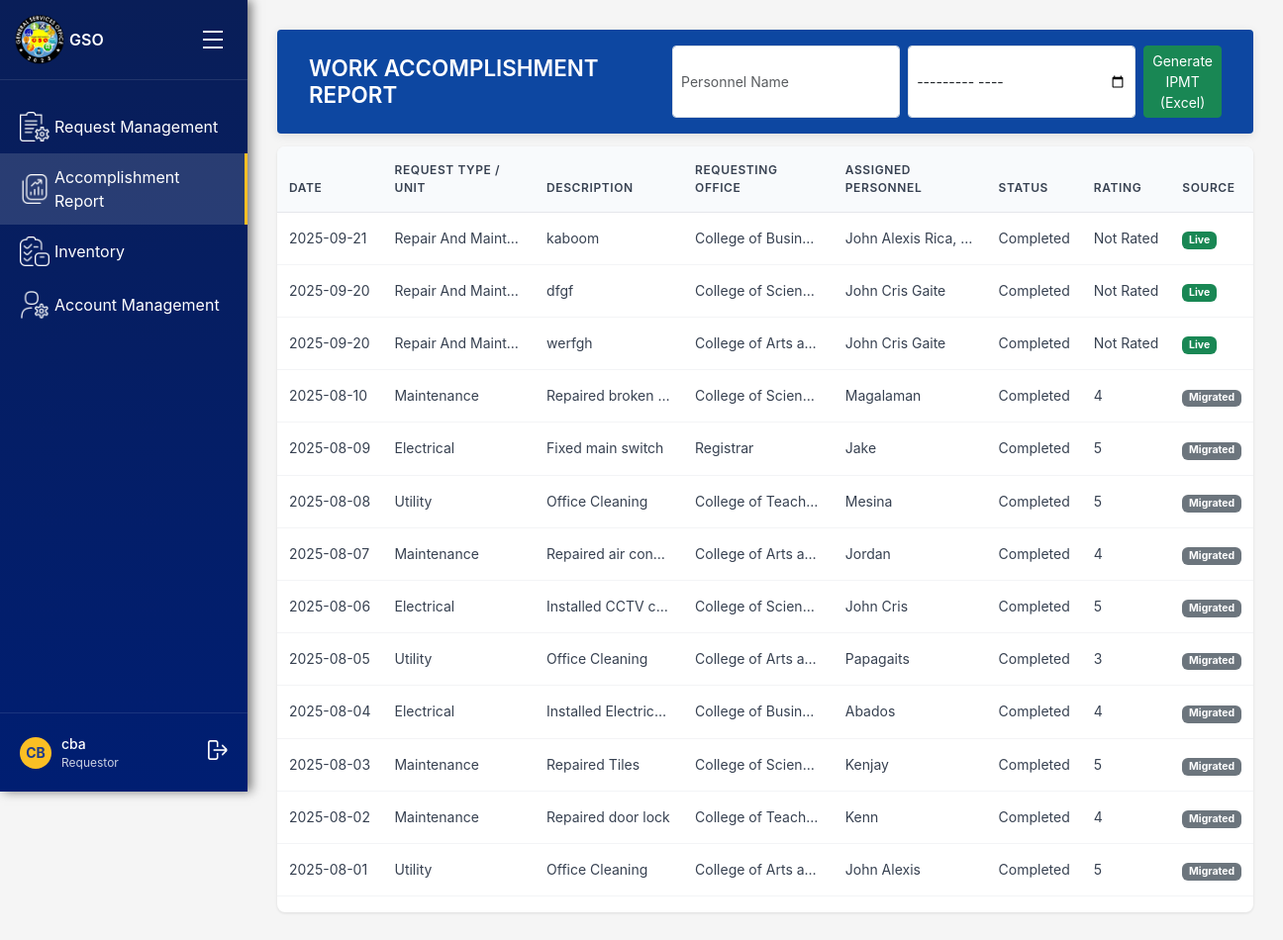
The page /reports/accomplishment-report/ (signed in) on the database its author committed.
### accounts/models.py (models this page shows, shortened)
class User(AbstractUser):
    ROLE_CHOICES = [
        ('gso', 'GSO Office'),       # Admin of the system
        ('unit_head', 'Unit Head'),
        ('personnel', 'Personnel'),
        ('requestor', 'Requestor'),  # Departments (Registrar, Cashier, etc.)
    ]
    UNIT_CHOICES = [
        ('repair and maintenance', 'Repair and Maintenance'),
        ('electrical', 'Electrical'),
        ('utility', 'Utility'),
        ('motorpool', 'Motorpool'),
    ]
    STATUS_CHOICES = [
        ('active', 'Active'),
        ('inactive', 'Inactive'),
    ]
    account_status = models.CharField(max_length=10, choices=STATUS_CHOICES, default='active')
    role = models.CharField(max_length=20, choices=ROLE_CHOICES)
    unit = models.CharField(max_length=50, choices=UNIT_CHOICES, blank=True, null=True)
    department = models.CharField(max_length=255, blank=True, null=True)

### requests/models.py (models this page shows, shortened)
class ServiceRequest(models.Model):
    UNIT_CHOICES = [
        ('repair and maintenance', 'Repair and Maintenance'),
        ('utility', 'Utility'),
        ('electrical', 'Electrical'),
        ('motorpool', 'Motorpool'),
    ]
    STATUS_CHOICES = [
        ("Pending", "Pending"),
        ("Approved", "Approved"),
        ("In Progress", "In Progress"),
        ("Done for Review", "Done for Review"),
        ("Completed", "Completed"),
        ("cancelled", "Cancelled"),
    ]
    requestor = models.ForeignKey(
        settings.AUTH_USER_MODEL,
        on_delete=models.CASCADE,
        related_name='requests'
    )
    unit = models.CharField(max_length=50, choices=UNIT_CHOICES)
    description = models.TextField()
    status = models.CharField(max_length=20, choices=STATUS_CHOICES, default="Pending")
    created_at = models.DateTimeField(auto_now_add=True)
    completed_at = models.DateTimeField(null=True, blank=True)
    department = models.CharField(max_length=100, blank=True, null=True)
    full_name = models.CharField(max_length=255, blank=True, null=True)  # <-- add this
    email = models.EmailField(blank=True, null=True)  # optional if you want to save
    contact_number = models.CharField(max_length=50, blank=True, null=True)  # optional
    assigned_personnel = models.ManyToManyField(
        settings.AUTH_USER_MODEL,
        blank=True,
        related_name="assigned_requests"
    )
    materials = models.ManyToManyField(
        InventoryItem,              # use import
        through='RequestMaterial',
        blank=True,
        related_name="requests"
    )

### reports/models.py (models this page shows, shortened)
class WorkAccomplishmentReport(models.Model):
    date_started = models.DateField()
    date_completed = models.DateField(null=True, blank=True)
    request_type = models.CharField(max_length=100)
    description = models.TextField()
    requesting_office = models.CharField(max_length=255)
    assigned_personnel = models.CharField(max_length=255)
    status = models.CharField(max_length=50)
    rating = models.CharField(max_length=50, null=True, blank=True)
    created_at = models.DateTimeField(auto_now_add=True)

### reports/views.py (the view)
# urls.py: path("accomplishment-report/", views.accomplishment_report, name="accomplishment_report"),
@login_required
def accomplishment_report(request):
    completed_requests = ServiceRequest.objects.filter(status="Completed").order_by("-created_at")
    migrated_reports = WorkAccomplishmentReport.objects.all().order_by("-date_started")
    reports = []
    for req in completed_requests:
        reports.append({
            "type": "ServiceRequest",
            "requesting_office": req.department,
            "description": req.description,
            "unit": req.unit,
            "date": req.created_at,
            "personnel": [p.get_full_name() for p in req.assigned_personnel.all()] or ["Unassigned"],
            "status": req.status,
            "rating": getattr(req, "rating", None),
        })
    for mig in migrated_reports:
        date_value = mig.date_started
        if date_value and not isinstance(date_value, datetime):
            naive_dt = datetime.combine(date_value, datetime.min.time())
            date_value = timezone.make_aware(naive_dt)
        elif isinstance(date_value, datetime) and timezone.is_naive(date_value):
            date_value = timezone.make_aware(date_value)
        personnel_list = []
        if mig.assigned_personnel:
            if isinstance(mig.assigned_personnel, str):
                personnel_list = [name.strip() for name in mig.assigned_personnel.split(",")]
            else:
                personnel_list = [mig.assigned_personnel]
        reports.append({
            "type": "MigratedReport",
            "requesting_office": mig.requesting_office,
            "description": mig.description,
            "unit": mig.request_type,
            "date": date_value,
            "personnel": personnel_list or ["Unassigned"],
            "status": "Completed",
            "rating": getattr(mig, "rating", None),
        })
    search_query = request.GET.get("user_status")
    if search_query:
        reports = [r for r in reports if search_query.lower() in str(r).lower()]
    unit_filter = request.GET.get("unit")
    if unit_filter:
        reports = [r for r in reports if r["unit"] == unit_filter]
    reports.sort(key=lambda r: r["date"], reverse=True)
    return render(
        request,
        "gso_office/accomplishment_report/accomplishment_report.html",
        {"reports": reports}
    )

### templates/gso_office/accomplishment_report/accomplishment_report.html (shortened to what this page needs)
{% extends "gso_office/gso_base_dashboard.html" %}
{% block main_content %}
<div class="header d-flex align-items-center justify-content-between">
    <h1 class="page-title">WORK ACCOMPLISHMENT REPORT</h1>
    <form method="get" action="{% url 'generate_ipmt' %}" class="d-flex gap-2">
        <input
            type="text"
            name="personnel"
            class="form-control form-control-sm"
            placeholder="Personnel Name"
            required
        >
        <input
            type="month"
            name="month"
            class="form-control form-control-sm"
            required
        >
        <button type="submit" class="btn btn-sm btn-success">
            Generate IPMT (Excel)
        </button>
    </form>
</div>
<div class="table-container">
    <table class="table">
        <thead>
            <tr>
                <th>Date</th>
                <th>Request Type / Unit</th>
                <th>Description</th>
                <th>Requesting Office</th>
                <th>Assigned Personnel</th>
                <th>Status</th>
                <th>Rating</th>
                <th>Source</th>
            </tr>
        </thead>
        <tbody>
            {% if reports %}
                {% for report in reports %}
                <tr>
                    <td>{{ report.date|date:"Y-m-d" }}</td>
                    <td>{{ report.unit|title }}</td>
                    <td>{{ report.description }}</td>
                    <td>{{ report.requesting_office }}</td>
                    <td>
                        {% for p in report.personnel %}
                            {{ p }}{% if not forloop.last %}, {% endif %}
                        {% endfor %}
                    </td>
                    <td>{{ report.status|default:"Completed" }}</td>
                    <td>{{ report.rating|default:"Not Rated" }}</td>
                    <td>
                        {% if report.type == "ServiceRequest" %}
                            <span class="badge bg-success">Live</span>
                        {% else %}
                            <span class="badge bg-secondary">Migrated</span>
                        {% endif %}
                    </td>
                </tr>
                {% endfor %}
            {% else %}
                <tr>
                    <td colspan="8" class="text-center">No reports available</td>
                </tr>
            {% endif %}
        </tbody>
    </table>
</div>
{% endblock %}

### templates/gso_office/gso_base_dashboard.html (shortened to what this page needs)
{% load static %}
<!DOCTYPE html>
<html lang="en">
<head>
  <link href="https://cdn.jsdelivr.net/npm/bootstrap@5.3.3/dist/css/bootstrap.min.css" rel="stylesheet">
  <link rel="stylesheet" href="{% static 'css/gso_dashboard.css' %}" />
</head>
<body>
    <div class="sidebar" id="sidebar">
        <div class="logo-section">
            <div class="logo">
                <img src="{% static 'images/gso_logo.png' %}" alt="General Services Office Logo">
            </div>
            <span style="font-weight: 600;">GSO</span>
            <div class="hamburger" id="sidebarToggle">
                <div class="bar"></div>
                <div class="bar"></div>
                <div class="bar"></div>
            </div>
        </div>
    {% url 'request_management' as request_management_url %}
    {% url 'accomplishment_report' as accomplishment_report_url %}
    {% url 'gso_inventory' as gso_inventory_url %}
    {% url 'account_management' as account_management_url %}
    <div class="nav-menu">
        <a href="{{ request_management_url }}" class="nav-link">
            <div class="nav-item {% if request.path == request_management_url or request.path == '/requests/gso/' %}active{% endif %}">
                <div class="nav-icon">
                    <img src="{% static 'images/gso_office/request_icon.png' %}" alt="Request Management">
                </div>
                <span>Request Management</span>
            </div>
        </a>
        <a href="{{ accomplishment_report_url }}" class="nav-link">
            <div class="nav-item {% if request.path == accomplishment_report_url %}active{% endif %}">
                <div class="nav-icon">
                    <img src="{% static 'images/gso_office/report_icon.png' %}" alt="Accomplishment Report">
                </div>
                <span>Accomplishment Report</span>
            </div>
        </a>
        <a href="{{ gso_inventory_url }}" class="nav-link">
            <div class="nav-item {% if request.path == gso_inventory_url %}active{% endif %}">
                <div class="nav-icon">
                    <img src="{% static 'images/unit_head/inventory_icon.png' %}" alt="Inventory">
                </div>
                <span>Inventory</span>
            </div>
        </a>
        <a href="{{ account_management_url }}" class="nav-link">
            <div class="nav-item {% if request.path == account_management_url %}active{% endif %}">
                <div class="nav-icon">
                    <img src="{% static 'images/gso_office/account_icon.png' %}" alt="Account Management">
                </div>
                <span>Account Management</span>
            </div>
        </a>
    </div>
    <div class="user-section">
        <div class="user-avatar">
            {{ user.first_name|default:user.username|slice:":2"|upper }}
        </div>
        <div class="user-info">
            <div class="user-name">{{ user.get_full_name|default:user.username }}</div>
            <div class="user-role">{{ user.get_role_display }}</div>
        </div>
        <div class="logout-icon" style="margin-left: auto; cursor: pointer;">
            <form method="post" action="{% url 'logout' %}" style="display: inline;">
                <button type="submit" style="background: none; border: none; color: inherit; cursor: pointer;">
                    <img src="{% static 'images/logout.png' %}" alt="Logout">
                </button>
            </form>
        </div>
    </div>
</div>
<div class="main-content">
    {% block main_content %}{% endblock %}
</div>
</body>
</html>

### static/css/gso_dashboard.css (style rules this page uses)
* { margin: 0; padding: 0; box-sizing: border-box; }
body { font-family: -apple-system, BlinkMacSystemFont, 'Segoe UI', Roboto, sans-serif; background-color: #f5f5f5; display: flex; min-height: 100vh; }
.sidebar { width: 250px; background: linear-gradient(180deg, #091e58 0%, #001e72 100%); color: white; display: flex; flex-direction: column; position: fixed; height: 100vh; left: 0; top: 0; box-shadow: 4px 0 10px rgba(0, 0, 0, 0.5); transition: width 0.3s ease, transform 0.3s ease; }
.logo-section { padding: 20px; display: flex; align-items: center; gap: 10px; border-bottom: 1px solid rgba(255, 255, 255, 0.1); }
.logo { width: 40px; height: 40px; background: #fbbf24; border-radius: 50%; display: flex; align-items: center; justify-content: center; font-weight: bold; color: #1e3a8a; }
.nav-menu { flex: 1; padding: 20px 0; }
.nav-item { display: flex; align-items: center; padding: 12px 20px; cursor: pointer; transition: background-color 0.2s; gap: 5px; }
.nav-item.active { background-color: rgba(233, 233, 233, 0.15); border-right: 3px solid #fbbf24; }
.nav-icon img { width: 30px; height: auto; object-fit: contain; display: block; }
.nav-link { text-decoration: none; color: inherit; display: block; }
.user-section { padding: 20px; border-top: 1px solid rgba(255, 255, 255, 0.1); display: flex; align-items: center; gap: 10px; }
.user-avatar { width: 32px; height: 32px; background: #fbbf24; border-radius: 50%; display: flex; align-items: center; justify-content: center; font-weight: bold; color: #1e3a8a; font-size: 14px; }
.user-info { flex: 1; }
.user-name { font-size: 14px; font-weight: 500; }
.user-role { font-size: 12px; opacity: 0.8; }
.logout-icon img { width: 20px; height: auto; object-fit: contain; display: block; }
.main-content { flex: 1; margin-left: 250px; padding: 30px; transition: margin-left 0.3s ease; }
.header { position: sticky; top: 0; left: 0; right: 0; z-index: 1; background: #0d47a1; color: #fff; padding: 1rem 2rem; margin-bottom: 0.8rem; border-radius: 4px; box-shadow: 0 2px 10px rgba(0,0,0,0.1); display: flex; justify-content: space-between; align-items: center; }
.page-title { font-size: 1.4rem; font-weight: 600; margin: 0; color: #fff; }
.header input.form-control-sm, .header select.form-select-sm { min-width: 160px; }
.table-container { background: white; border-radius: 8px; box-shadow: 0 1px 3px rgba(0, 0, 0, 0.1); overflow: hidden; }
.table { width: 100%; border-collapse: collapse; }
.table td { max-width: 150px; white-space: nowrap; overflow: hidden; text-overflow: ellipsis; }
.table th { background-color: #f8fafc; padding: 15px 12px; text-align: left; font-weight: 600; font-size: 12px; color: #374151; text-transform: uppercase; letter-spacing: 0.05em; border-bottom: 1px solid #e5e7eb; }
.table td { padding: 15px 12px; border-bottom: 1px solid #f3f4f6; font-size: 14px; color: #374151; }
.logo img { width: 50px; height: auto; }
.hamburger { margin-left: auto; cursor: pointer; padding: 5px; display: flex; flex-direction: column; cursor: pointer; padding: 5px; }
.hamburger .bar { width: 20px; height: 2px; background-color: white; margin: 3px 0; }

### rows shown on the page
User: first_name "CB", get_full_name "cba", role "Requestor"
ServiceRequest: date "2025-09-21", unit "Repair And Maint…", description "kaboom", requesting_office "College of Busin…", status "Completed"
ServiceRequest: date "2025-09-20", unit "Repair And Maint…", description "dfgf", requesting_office "College of Scien…", status "Completed"
ServiceRequest: date "2025-09-20", unit "Repair And Maint…", description "werfgh", requesting_office "College of Arts a…", status "Completed"
WorkAccomplishmentReport: date "2025-08-10", unit "Maintenance", description "Repaired broken…", requesting_office "College of Scien…", personnel "Magalaman", status "Completed", rating "4", shows "Migrated"
WorkAccomplishmentReport: date "2025-08-09", unit "Electrical", description "Fixed main switch", requesting_office "Registrar", personnel "Jake", status "Completed", rating "5", shows "Migrated"
WorkAccomplishmentReport: unit "Utility", description "Office Cleaning", requesting_office "College of Teach…", personnel "Mesina"
WorkAccomplishmentReport: date "2025-08-07", unit "Maintenance", description "Repaired air con…", requesting_office "College of Arts a…", personnel "Jordan", status "Completed", rating "4", shows "Migrated"
WorkAccomplishmentReport: date "2025-08-06", unit "Electrical", description "Installed CCTV c…", requesting_office "College of Scien…", personnel "John Cris", status "Completed", rating "5", shows "Migrated"
WorkAccomplishmentReport: date "2025-08-05", unit "Utility", description "Office Cleaning", requesting_office "College of Arts a…", personnel "Papagaits", status "Completed", rating "3", shows "Migrated"
WorkAccomplishmentReport: date "2025-08-04", unit "Electrical", description "Installed Electric…", requesting_office "College of Busin…", personnel "Abados", status "Completed", rating "4", shows "Migrated"
WorkAccomplishmentReport: date "2025-08-03", unit "Maintenance", description "Repaired Tiles", requesting_office "College of Scien…", personnel "Kenjay", status "Completed", rating "5", shows "Migrated"
WorkAccomplishmentReport: date "2025-08-02", unit "Maintenance", description "Repaired door lock", requesting_office "College of Teach…", personnel "Kenn", status "Completed", rating "4", shows "Migrated"
WorkAccomplishmentReport: date "2025-08-01", unit "Utility", description "Office Cleaning", requesting_office "College of Arts a…", personnel "John Alexis", status "Completed", rating "5", shows "Migrated"

### other values the page prints
{{ p }} "John Alexis Rica" "John Cris Gaite" "John Cris Gaite"
{{ report.rating|default:"Not Rated" }} "Not Rated" "Not Rated" "Not Rated" "5"
{{ report.date|date:"Y-m-d" }} "2025-08-08"
{{ report.status|default:"Completed" }} "Completed"
